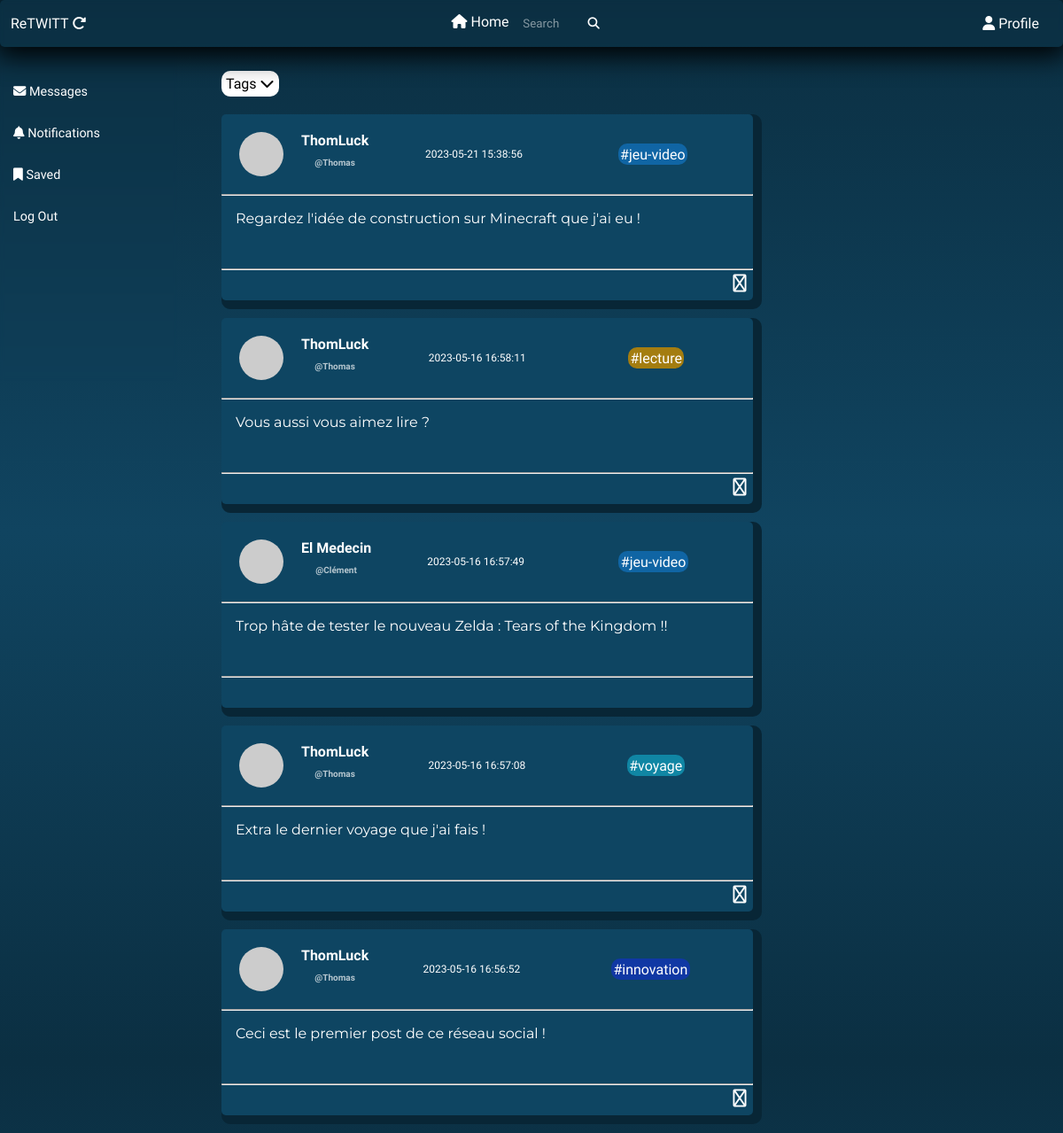
Screenshot of /search.php (signed in) with the database file from the repository.
### tables this page shows
CREATE TABLE `twitts` (
  `id` int NOT NULL,
  `content` text NOT NULL,
  `media` varchar(100) NOT NULL,
  `tag` varchar(20) NOT NULL,
  `date` datetime NOT NULL DEFAULT CURRENT_TIMESTAMP,
  `userid` int NOT NULL
);

CREATE TABLE `user` (
  `user_id` int NOT NULL,
  `pseudo` varchar(100) NOT NULL,
  `nom` varchar(100) NOT NULL,
  `mail` varchar(100) NOT NULL,
  `mdp` varchar(100) NOT NULL,
  `img` text NOT NULL
);

### search.php (the view, shortened to what this page needs)
<?php
require 'database_interactions/database.php';
$requete = $database->prepare("SELECT * FROM `twitts` INNER JOIN user WHERE twitts.userid = user.user_id AND `content` LIKE '%".$_GET['search']."%' ORDER BY date DESC");
$requete->execute();
$searchTwitts = $requete->fetchAll(PDO::FETCH_ASSOC);
?>
<!DOCTYPE html>
<html lang="fr">
<head>
    <?php require "templates/style.php" ?>
</head>
<body>
    <?php require 'templates/navbars.php' ?>
    <div class="posts">
        <div class="filters">
            <div class="tags-filter filter">
                <div class="tags-menu">Tags <i class="fa-solid fa-chevron-down"></i></div>
            </div>
        </div>
        <?php foreach ($searchTwitts as $twitt) { ?>
            <div class="post <?= $twitt['tag'] ?>">
            <div class="up-post">
                <img class="twitt_user_img" src="<?= $twitt['img'] ?>" alt="Avatar">
                <div class=usernames>
                    <h4 class="userpseudo"><?= $twitt['pseudo'] ?></h4>
                    <h5 class="username">@<?= $twitt['nom'] ?></h5>
                </div>
                <div class="date-publication"><?= $twitt['date'] ?></div>
                <div class="tag <?= $twitt['tag'] ?>">#<?= $twitt['tag'] ?></div>
            </div>
            <hr>
            <div class="post-content"><?= $twitt['content'] ?></div>
            <hr>
            <?php if(isset($_SESSION['user_id']) && $twitt['userid'] == $_SESSION['user_id']) { ?>
            <div class="post-option">
                <form class="del-icon" action="database_interactions/del_post.php" method="post">
                    <button class="del-icon"><i class="options fa-regular fa-trash"></i></button>
                </form>
            </div>
            <?php } ?>
        </div>
        <?php } ?>
    </div>
</body>
</html>

### css/components/posts.css (style rules this page uses)
.posts { position: relative; top: 10vh; padding-bottom: 20px; width: 50vw; }
.filters { display: flex; justify-content: left; }
.filters div.filter { margin-right: 1vw; padding: 5px; background-color: white; color: black; border-radius: 10px; }
.tags-filter { position: relative; }
.voyage { background-color: #1086A4; border-radius: 10px; }
.jeu-video { background-color: #1065A4; border-radius: 10px; }
.innovation { background-color: #1038A4; border-radius: 10px; }
.lecture { background-color: #a47d10; border-radius: 10px; }
.post { margin-top: 20px; background-color: var(--main-card-color); box-shadow: var(--main-shadow); border-radius: 5px; text-align: center; width: 50vw; min-height: 210px; }
.up-post { margin: auto; padding: 20px; display: flex; justify-content: start; flex-wrap: wrap; }
.usernames { margin-left: 10px; }
h4.userpseudo { text-align: center; margin: auto 10px; }
h5.username { margin: 10px; opacity: .7; font-size: 10px; }
img.twitt_user_img { width: 50px; height: 50px; border-radius: 50%; }
hr { color: #1A78AC; }
.date-publication { margin: auto; font-size: 12px; }
.tag { margin: auto; padding: 0.2vw; height: 1%; display: inline; border-radius: 10px; }
.post-content { min-height: 50px; text-align: left; margin: 16px; font-family: var(--secondary-font-family) }
.post-option { display: flex; height: 25px; margin: 5px; justify-content: end; }
i.options { font-size: 20px; color: var(--main-text-color); }
.del-icon { height: 20px; background: none; border: none; width: 20px; }

### css/components/global.css (style rules this page uses)
* { box-sizing: border-box; margin: 0; padding: 0; --main-color-bg: rgb(11, 47, 66); --main-card-color: #0e4562; --main-text-color: white; --main-font-family: 'Farro'; --secondary-font-family: 'Montserrat', 'sans-serif'; --main-btn-color-before: #04121a; --main-btn-color-after: #0b8cd6; --main-shadow: 5px 5px 0px 5px #082636; }
body { display: grid; grid-template-columns: 250px 50vw auto; font-family: var(--main-font-family); color: white; background: linear-gradient(var(--main-color-bg) 0%, #104460 50%, var(--main-color-bg) 100%); }

### rows the page displays
twitts: userid.pseudo "ThomLuck", userid.nom "Thomas", date "2023-05-21 15:38:56", tag "jeu-video", content "Regardez l'idée de construction sur Minecraft que j'ai eu !"
twitts: userid.pseudo "ThomLuck", userid.nom "Thomas", date "2023-05-16 16:58:11", tag "lecture", content "Vous aussi vous aimez lire ?"
twitts: userid.pseudo "El Medecin", userid.nom "Clément", date "2023-05-16 16:57:49", tag "jeu-video", content "Trop hâte de tester le nouveau Zelda : Tears of the Kingdom !!"
twitts: userid.pseudo "ThomLuck", userid.nom "Thomas", date "2023-05-16 16:57:08", tag "voyage", content "Extra le dernier voyage que j'ai fais !"
twitts: userid.pseudo "ThomLuck", userid.nom "Thomas", date "2023-05-16 16:56:52", tag "innovation", content "Ceci est le premier post de ce réseau social !"
